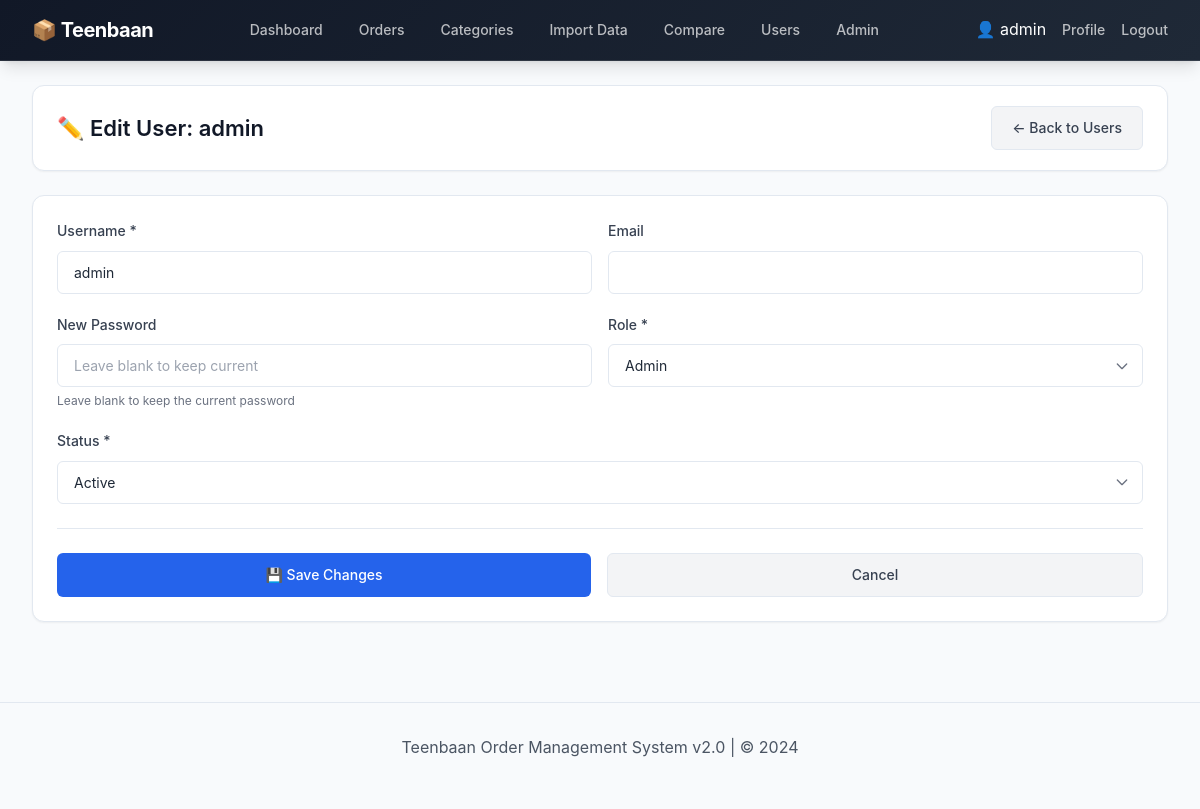
Page /users/edit/1 (signed in) on the committed database.
### tables this page shows
CREATE TABLE users (
            id INTEGER PRIMARY KEY AUTOINCREMENT,
            username TEXT UNIQUE,
            password TEXT,
            role TEXT
        , email TEXT, status TEXT DEFAULT 'active', last_login TIMESTAMP);

### app.py (the view, shortened to what this page needs)
@app.route('/users/edit/<int:id>', methods=['GET', 'POST'])
@admin_required
def edit_user(id):
    db = get_db()
    user = db.execute('SELECT * FROM users WHERE id = ?', (id,)).fetchone()
    user_dict = dict(user)
    return render_template('edit_user.html', user=user_dict)

### app.py (called while the page is built)
def get_db():
    db = getattr(g, '_database', None)
    if db is None:
        db = g._database = sqlite3.connect(DATABASE)
        db.row_factory = sqlite3.Row
    return db

@app.teardown_appcontext
def close_connection(exception):
    db = getattr(g, '_database', None)
    if db is not None:
        db.close()
        g._database = None

def admin_required(f):
    @wraps(f)
    def decorated_function(*args, **kwargs):
        if 'user_id' not in session:
            flash('Please log in to access this page.', 'error')
            return redirect(url_for('login'))
        if session.get('role') != 'admin':
            flash('Admin access required.', 'error')
            return redirect(url_for('dashboard'))
        return f(*args, **kwargs)
    return decorated_function

### templates/edit_user.html (shortened to what this page needs)
{% extends "base.html" %}
{% block content %}
<div class="page-header">
    <div class="header-left">
        <h1>✏️ Edit User: {{ user.username }}</h1>
    </div>
    <div class="header-actions">
        <a href="{{ url_for('users') }}" class="btn btn-secondary">← Back to Users</a>
    </div>
</div>
<div class="card">
    <div class="card-body">
        <form method="POST">
            <div class="form-row">
                <div class="form-group">
                    <label for="username">Username *</label>
                    <input type="text" id="username" name="username" required value="{{ user.username }}">
                </div>
                <div class="form-group">
                    <label for="email">Email</label>
                    <input type="email" id="email" name="email" value="{{ user.email or '' }}">
                </div>
            </div>
            <div class="form-row">
                <div class="form-group">
                    <label for="password">New Password</label>
                    <input type="password" id="password" name="password" minlength="6" placeholder="Leave blank to keep current">
                    <small class="text-muted">Leave blank to keep the current password</small>
                </div>
                <div class="form-group">
                    <label for="role">Role *</label>
                    <select id="role" name="role" required>
                        <option value="admin" {% if user.role == 'admin' %}selected{% endif %}>Admin</option>
                    </select>
                </div>
            </div>
            <div class="form-group">
                <label for="status">Status *</label>
                <select id="status" name="status" required>
                    <option value="active" {% if user.status == 'active' %}selected{% endif %}>Active</option>
                </select>
            </div>
            <div class="form-actions">
                <button type="submit" class="btn btn-primary">💾 Save Changes</button>
                <a href="{{ url_for('users') }}" class="btn btn-secondary">Cancel</a>
            </div>
        </form>
    </div>
</div>
{% endblock %}

### static/css/main.css (style rules this page uses)
:root { --primary: #2563eb; --primary-dark: #1d4ed8; --primary-light: #3b82f6; --gray-50: #f9fafb; --gray-100: #f3f4f6; --gray-200: #e5e7eb; --gray-300: #d1d5db; --gray-400: #9ca3af; --gray-500: #6b7280; --gray-600: #4b5563; --gray-700: #374151; --gray-800: #1f2937; --gray-900: #111827; --success: #059669; --success-light: #d1fae5; --warning: #d97706; --warning-light: #fef3c7; --danger: #dc2626; --danger-light: #fee2e2; --info: #0891b2; --info-light: #cffafe; --bg-primary: #f8fafc; --bg-secondary: #ffffff; --border-color: #e2e8f0; --shadow-sm: 0 1px 2px 0 rgb(0 0 0 / 0.05); --shadow: 0 1px 3px 0 rgb(0 0 0 / 0.1), 0 1px 2px -1px rgb(0 0 0 / 0.1); --shadow-md: 0 4px 6px -1px rgb(0 0 0 / 0.1), 0 2px 4px -2px rgb(0 0 0 / 0.1); --shadow-lg: 0 10px 15px -3px rgb(0 0 0 / 0.1), 0 4px 6px -4px rgb(0 0 0 / 0.1); --radius: 6px; --radius-md: 8px; --radius-lg: 12px; --radius-full: 9999px; --font-sans: 'Inter', -apple-system, BlinkMacSystemFont, 'Segoe UI', Roboto, sans-serif; --transition: 200ms ease; --container-max-width: 1400px; }
*, *::before, *::after { margin: 0; padding: 0; box-sizing: border-box; }
html { font-size: 16px; scroll-behavior: smooth; }
body { font-family: var(--font-sans); background: var(--bg-primary); color: var(--gray-800); line-height: 1.6; min-height: 100vh; }
a { color: var(--primary); text-decoration: none; transition: color var(--transition); }
button, input, select, textarea { font-family: inherit; font-size: inherit; }
h1, h2, h3, h4, h5, h6 { font-weight: 600; line-height: 1.3; color: var(--gray-900); }
h1 { font-size: 2rem; }
.text-muted { color: var(--gray-500); }
.page-header { display: flex; justify-content: space-between; align-items: center; margin-bottom: 1.5rem; padding: 1.25rem 1.5rem; background: var(--bg-secondary); border-radius: var(--radius-lg); box-shadow: var(--shadow-sm); border: 1px solid var(--border-color); flex-wrap: wrap; gap: 1rem; }
.page-header h1 { font-size: 1.375rem; font-weight: 600; color: var(--gray-900); }
.header-actions { display: flex; gap: 0.625rem; flex-wrap: wrap; }

### static/css/cards.css (style rules this page uses)
.card { background: var(--bg-secondary); border-radius: var(--radius-lg); box-shadow: var(--shadow-sm); margin-bottom: 1.5rem; border: 1px solid var(--border-color); overflow: hidden; }
.card-body { padding: 1.5rem; }

### static/css/buttons.css (style rules this page uses)
.btn { display: inline-flex; align-items: center; justify-content: center; gap: 0.5rem; padding: 0.625rem 1.25rem; border-radius: var(--radius); font-weight: 500; font-size: 0.875rem; text-decoration: none; cursor: pointer; border: none; transition: var(--transition); white-space: nowrap; }
.btn-primary { background: var(--primary); color: #ffffff; }
.btn-secondary { background: var(--gray-100); color: var(--gray-700); border: 1px solid var(--border-color); }

### static/css/forms.css (style rules this page uses)
.form-group { margin-bottom: 1.25rem; }
.form-group label { display: block; font-size: 0.875rem; font-weight: 500; color: var(--gray-700); margin-bottom: 0.5rem; }
.form-group input, .form-group select, .form-group textarea { width: 100%; padding: 0.75rem 1rem; border: 1px solid var(--border-color); border-radius: var(--radius); font-size: 0.875rem; transition: var(--transition); background: var(--bg-secondary); color: var(--gray-800); }
.form-group input::placeholder, .form-group textarea::placeholder { color: var(--gray-400); }
.form-group select { appearance: none; background-repeat: no-repeat; background-position: right 0.75rem center; background-size: 1rem; padding-right: 2.5rem; }
.form-group small, .form-group .help-text { display: block; margin-top: 0.25rem; font-size: 0.75rem; color: var(--gray-500); }
.form-row { display: grid; grid-template-columns: repeat(auto-fit, minmax(200px, 1fr)); gap: 1rem; }
.form-actions { display: flex; gap: 1rem; margin-top: 1.5rem; padding-top: 1.5rem; border-top: 1px solid var(--border-color); }
.form-actions .btn { flex: 1; }

### rows in the picture
users: username "admin", role "Admin", status "Active"

### other values in the picture
{{ session['username'] }} "admin"
